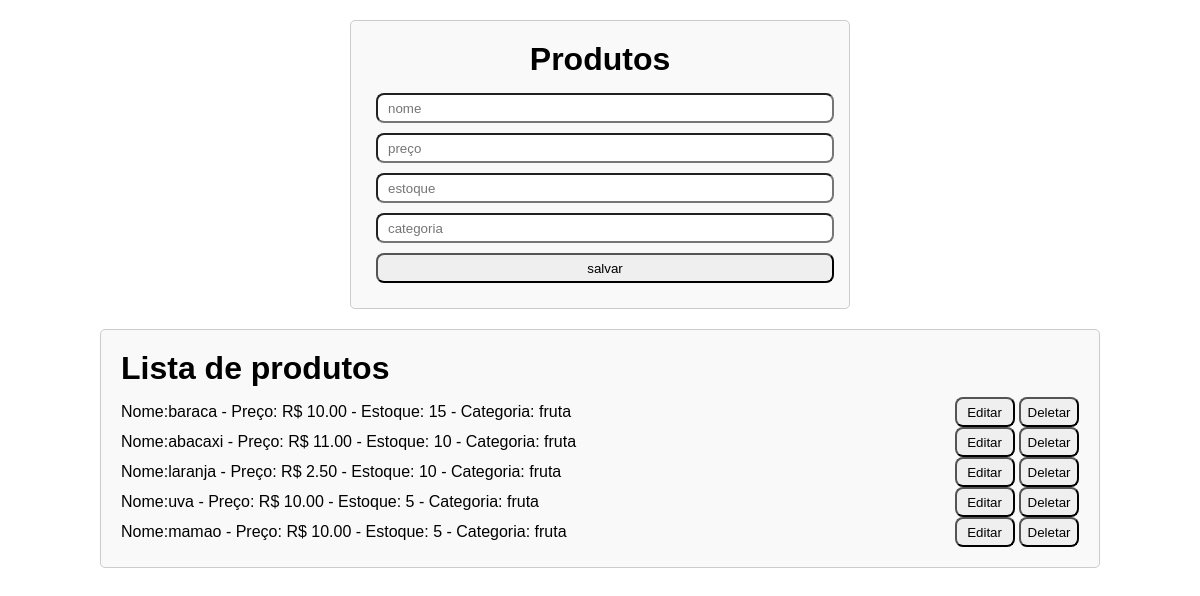
The page /produtos/ on the database as committed earlier.
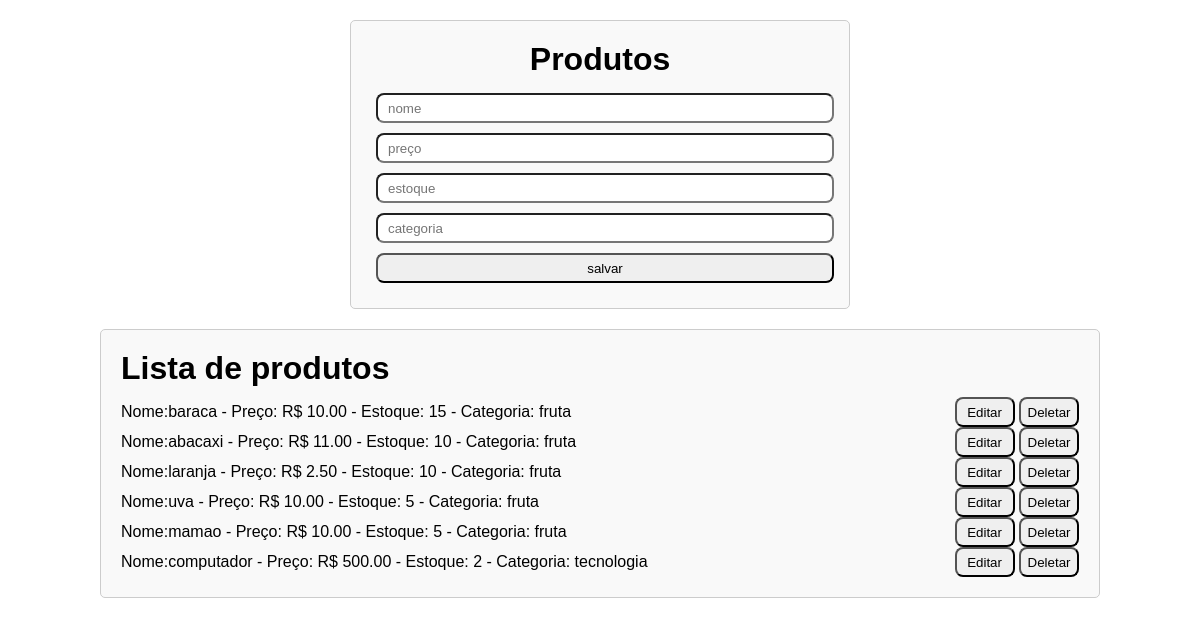
The same page on the database as committed later.
### produtos/models.py (models this page shows, shortened)
class Produto(models.Model):
    name = models.CharField(max_length=100)
    price = models.DecimalField(max_digits=10, decimal_places=2)
    storage = models.IntegerField()
    category_id = models.ForeignKey('categorias.Categoria', on_delete=models.CASCADE)

### categorias/models.py (models this page shows, shortened)
class Categoria(models.Model):
    name = models.CharField(max_length=100)

### produtos/views.py (the view)
# urls.py: path("", home),
def home(request):
    produtos = Produto.objects.all()
    return render(request, "index_produto.html", {"produtos": produtos})

### produtos/templates/index_produto.html (shortened to what this page needs)
<!doctype html>
<html lang="en">
  <head>
  </head>
  <body>
    <div class="formulario">
      <h1>Produtos</h1>
      <form action="{% url 'salvar_produto' %}" method="POST">
        <input type="text" name="name" placeholder="nome" />
        <input type="text" name="price" placeholder="preço" />
        <input type="text" name="storage" placeholder="estoque" />
        <input type="text" name="category_id" placeholder="categoria" />
        <button type="submit">salvar</button>
      </form>
    </div>
    <div class="lista">
      <h1>Lista de produtos</h1>
      <ul>
        {% for produto in produtos %}
        <li>
          <div>
            Nome:{{ produto.name }} - Preço: R$ {{ produto.price }} - Estoque:
            {{ produto.storage }} - Categoria: {{produto.category_id.name }}
          </div>
          <div>
            <button>
              <a href="{% url 'editar_produto' produto.id %}">Editar</a>
            </button>
            <button>
              <a href="{% url 'deletar_produto' produto.id %}">Deletar</a>
            </button>
          </div>
        </li>
        {% endfor %}
      </ul>
    </div>
  </body>
</html>

Rows that differ between the two databases and show on the page:
added Produto: name "computador", price "500.00", storage "2", category_id.name "tecnologia"
